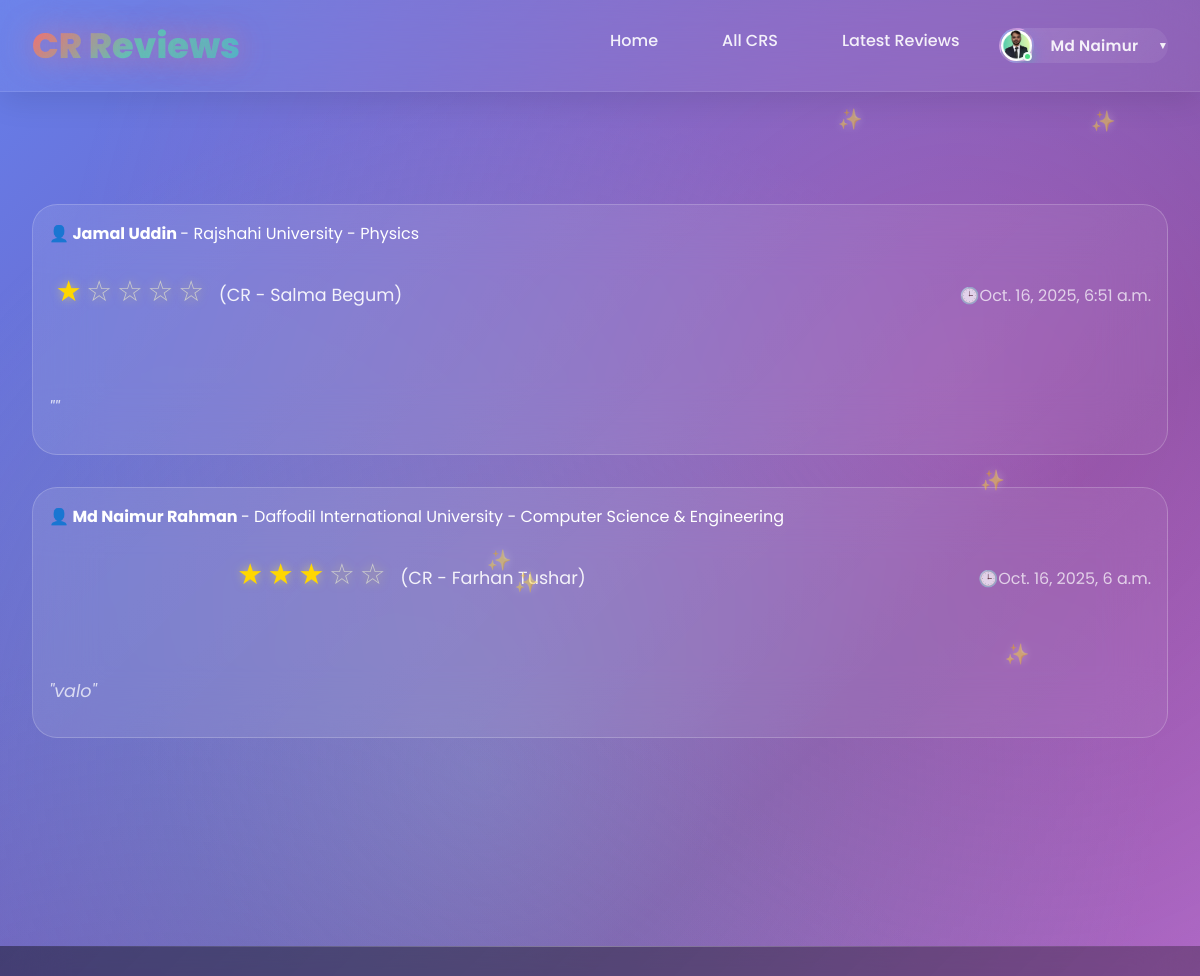
The page /latest_reviews/ (signed in, upper part) on the database as committed earlier.
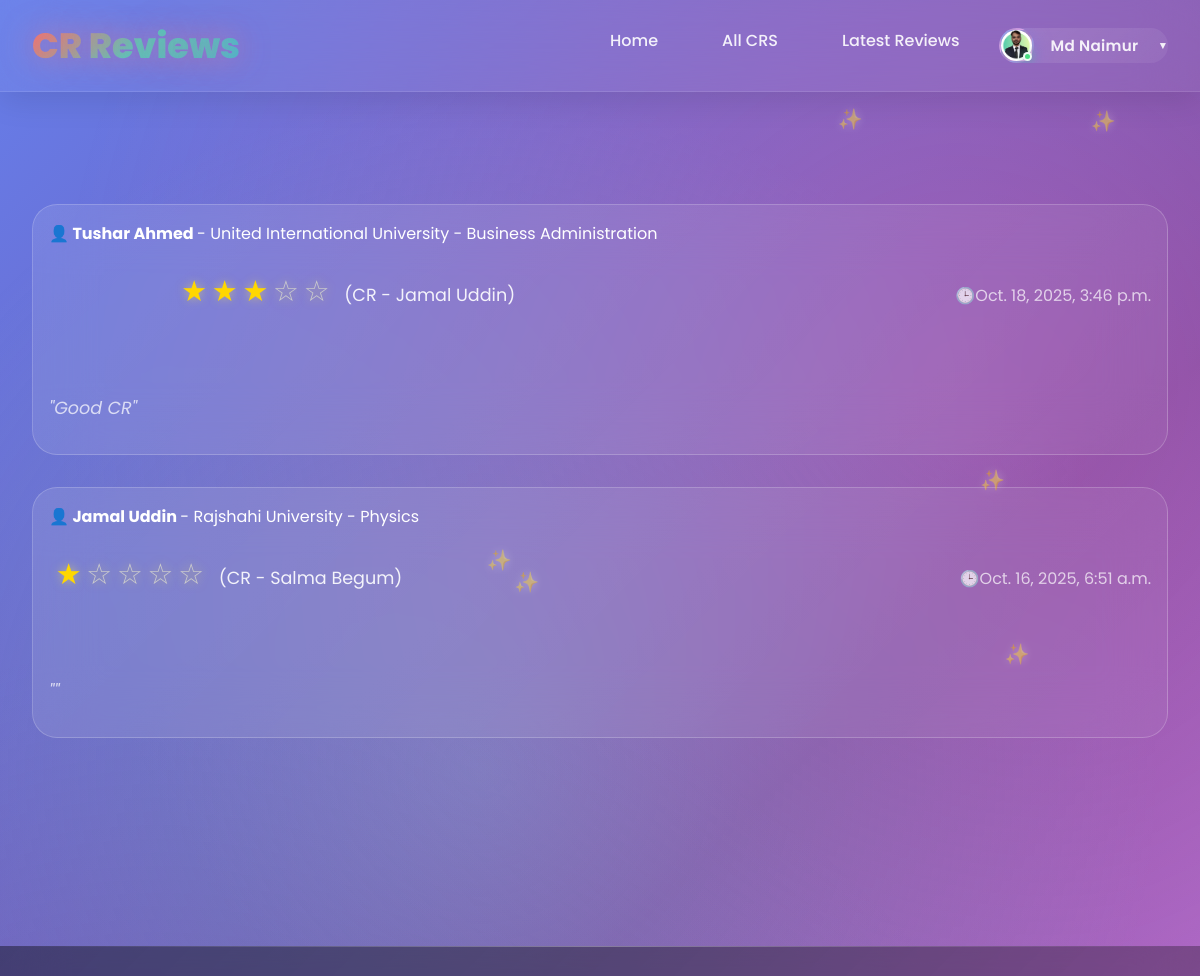
The same page on the database as committed later.
### userprofile/models.py (models this page shows, shortened)
class User(AbstractBaseUser,PermissionsMixin):
    university=models.ForeignKey(University, on_delete=models.SET_NULL,related_name='university',null=True,blank=True)
    department=models.ForeignKey(Department, on_delete=models.SET_NULL,related_name='department',null=True,blank=True)
    profile_picture=models.ImageField(upload_to=user_profile_picture_path,null=True,blank=True)
    first_name = models.CharField(max_length=50)
    last_name = models.CharField(max_length=50)
    gender = models.CharField(choices=[('M', 'Male'), ('F', 'Female')], max_length=1)
    email = models.EmailField(unique=True)
    phone=models.CharField(max_length=20,null=True,blank=True)
    date_of_birth=models.DateField(null=True,blank=True)
    student_id=models.CharField(max_length=50,unique=True)
    batch=models.CharField(max_length=20,null=True,blank=True)
    dept_batch = models.CharField(max_length=20 , blank=True, null=True)
    section=models.CharField(max_length=20,null=True,blank=True)
    bio=models.TextField(null=True,blank=True)
    facebook_url=models.URLField(default='https://www.facebook.com/')
    instagram_url=models.URLField(default='https://www.instagram.com/')
    linkedin_url=models.URLField(default='https://www.linkedin.com/')
    role=models.CharField(max_length=20, default='student')
    slug=models.SlugField(blank=True,unique=True)
    is_active = models.BooleanField(default=True)
    is_staff = models.BooleanField(default=False)
    created_at = models.DateTimeField(auto_now_add=True)
    updated_at = models.DateTimeField(auto_now=True)
    deleted_at = models.DateTimeField(blank=True, null=True)
    USERNAME_FIELD = 'email'
    REQUIRED_FIELDS = ['first_name','last_name']
    objects = CustomUserManager()
    def get_full_name(self):
        return f"{self.first_name} {self.last_name}"

### cr/models.py (models this page shows, shortened)
class Review(models.Model):
    user=models.OneToOneField('userprofile.User', on_delete=models.CASCADE,related_name='userreviews')
    cr_profile=models.ForeignKey(CrProfile, on_delete=models.CASCADE,related_name='cr_reviews')
    rating = models.PositiveSmallIntegerField()
    description = models.TextField(blank=True, null=True)
    slug = models.SlugField(unique=True, blank=True)
    created_at = models.DateTimeField(auto_now_add=True)
    updated_at = models.DateTimeField(auto_now=True)
    deleted_at = models.DateTimeField(blank=True, null=True)

class University(models.Model):
    Public = "Public"
    Private = "Private"
    university_type = [
        (Public,"Public"),
        (Private,"Private"),
    ]
    title =models.CharField(max_length=100,unique=True,blank=False,null=False)
    type =models.CharField(max_length=100,choices=university_type)
    address=models.CharField(max_length=150, blank=True, null=True)
    slug=models.SlugField(blank=True,unique=True)
    created_at=models.DateTimeField(auto_now_add=True)
    updated_at=models.DateTimeField(auto_now=True)
    daleted_at=models.DateTimeField(auto_now=True,blank=True,null=True)
    def __str__(self):
        return self.title

class Department(models.Model):
    university=models.ForeignKey(University, on_delete=models.CASCADE,related_name='departments')
    title=models.CharField(max_length=50,unique=True,blank=False,null=False)
    code=models.CharField(max_length=50,unique=True,blank=True,null=True)
    slug=models.SlugField(blank=True,unique=True)
    created_at=models.DateTimeField(auto_now_add=True)
    updated_at=models.DateTimeField(auto_now=True)
    daleted_at=models.DateTimeField(auto_now=True,blank=True,null=True)
    def __str__(self):
        return self.title

class CrProfile(models.Model):
    user=models.OneToOneField('userprofile.User', on_delete=models.CASCADE,related_name='user_profile')
    university=models.ForeignKey(University, on_delete=models.CASCADE,related_name='university_crs')
    department=models.ForeignKey(Department, on_delete=models.CASCADE,related_name='department_crs')
    profile_picture = models.ImageField(upload_to='cr_profile_pictures/', blank=True, null=True)
    name = models.CharField(max_length=100)
    gender = models.CharField(choices=[('M', 'Male'), ('F', 'Female')], max_length=1)
    email = models.EmailField(blank=True, null=True)
    phone = models.CharField(max_length=30, blank=True, null=True)
    st_id = models.CharField(max_length=50, unique=True)
    batch = models.CharField(max_length=20)
    dept_batch = models.CharField(max_length=20 , blank=True, null=True)
    section = models.CharField(max_length=10)
    bio = models.TextField(blank=True, null=True)
    date_of_birth = models.DateField(blank=True, null=True)
    slug = models.SlugField(unique=True, blank=True)
    facebook_url = models.URLField(default='https://www.facebook.com/')
    instagram_url = models.URLField(default='https://www.instagram.com/')
    linkedin_url = models.URLField(default='https://www.linkedin.com/')
    created_at=models.DateTimeField(auto_now_add=True)
    updated_at=models.DateTimeField(auto_now=True)
    deleted_at=models.DateTimeField(auto_now=True,blank=True,null=True)

### cr/views.py (the view)
# urls.py: path('latest_reviews/',latest_reviews,name='latest_reviews'),
def latest_reviews(request):
    reviews=Review.objects.all().order_by('-created_at')
    paginator = Paginator(reviews,10)
    page_number = request.GET.get('page',1)
    try:
        reviews = paginator.page(page_number)
    except PageNotAnInteger:
        reviews = paginator.page(1)
    except EmptyPage:
        reviews = paginator.page(1)
    context={
        'review':reviews,
        'paginator':paginator,
    }
    return render(request,'latest_reviews.html',context)

### templates/latest_reviews.html (shortened to what this page needs)
{% extends 'base.html' %}
{% load  static %}
{% block content %}
    <div id="latest-reviews" class="page">
        <div class="container">
            <div class="section">
                 {% for review in review %}
                <div class="review-card">
                    <div class="review-header">
                        <div>
                             <strong><a href="{% url 'user_view' review.user.slug %}" style="text-decoration: none; color: inherit;">👤 {{review.user.get_full_name}}</a> </strong> - {{review.user.university}} - {{review.user.department}}
                            <div class="rating">
                                {% for i in "12345" %} {% if forloop.counter <= review.rating %}
                                <span class="star filled">★</span>
                                {% else %}
                                <span class="star">☆</span>
                                {% endif %}
                                {% endfor %}
                                <span class="review_cr">(CR - {{review.cr_profile.name}})</span>
                            </div>
                        </div>
                        <div style="color: rgba(255,255,255,0.7); font-weight: 400;">🕒{{review.created_at}}</div>
                    </div>
                    <div class="review-text">
                        "{{review.description}}"
                    </div>
                </div>
                {% endfor %}
            </div>
        </div>
    </div>
{% endblock content %}

### templates/base.html (shortened to what this page needs)
<!DOCTYPE html>
<html lang="en">
{% load static %}
<head>
    <link rel="stylesheet" href="{% static 'style.css' %}">
    <link rel="stylesheet" href="{% static 'add_cr.css' %}">
    <link rel="stylesheet" href="{% static 'user_dashboard.css' %}">
    <link rel="stylesheet" href="{% static 'edit_user_settings.css' %}">
</head>
<body>
    <nav class="navbar">
        <div class="nav-container">
            <a href="home.html" class="logo">CR Reviews</a>
            <ul class="nav-links">
                <li><a href="{% url 'home' %}" class="nav-link">Home</a></li>
                <li><a href="{% url 'all_cr' %}" class="nav-link" >All CRS</a></li>
                <li><a href="{% url 'latest_reviews' %}" class="nav-link" >Latest Reviews</a></li>
                {% if user.is_authenticated %}
                <li class="user-dropdown">
                <a href="#" class="nav-link user-profile-btn">
                    <span class="user-avatar">
                    {% if user.profile_picture %}
                        <img src="{{ user.profile_picture.url }}" alt="{{ user.name }}" />
                    {% else %}
                        {{ user.first_name|first|upper }}
                    {% endif %}
                    </span>
                    <span class="user-name">{{user.first_name}}</span>
                    <span class="dropdown-arrow">▼</span>
                </a>
                </li>
                {% else %}
                <li><a href="{% url 'login'%}" class="nav-link" >Login</a></li>
                <li><a href="{%url 'registration'%}" class="nav-link">Registration</a></li>
                {% endif %}
            </ul>
        </div>
    </nav>
    {% block content %}
    {% endblock content %}
    {% include 'footer.html' %}
</body>
</html>

### templates/footer.html (shortened to what this page needs)
<footer class="footer">
    </footer>

### static/user_dashboard.css (style rules this page uses)
.review-header { display: flex; justify-content: space-between; align-items: center; margin-bottom: 1rem; }
.review-text { color: rgba(255, 255, 255, 0.8); line-height: 1.6; margin-bottom: 1rem; }

Rows that differ between the two databases and show on the page:
removed Review: user.get_full_name "Md Naimur Rahman", user.university "Daffodil International University", user.department "Computer Science & Engineering", rating 3 (drawn), cr_profile.name "Farhan Tushar", created_at "Oct. 16, 2025, 6 a.m.", description "valo"
added Review: user.get_full_name "Tushar Ahmed", user.university "United International University", user.department "Business Administration", rating 3 (drawn), cr_profile.name "Jamal Uddin", created_at "Oct. 18, 2025, 3:46 p.m.", description "Good CR"
